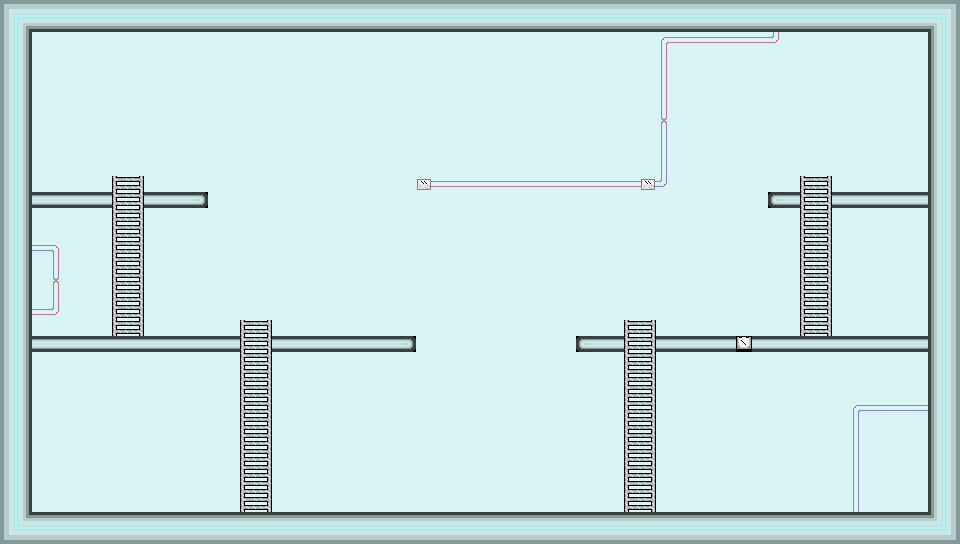

The image is a tile-based game level rendered from a .tmx file. Its description and source (layers, tilesets, objects; grid data summarised) follow:
An orthogonal 60x34 tile map with 16x16 px tiles, 2 tile layers (bg, echelles) and 6 objects (3x trigger, wall, bot_static, player).

<map version="1.0" orientation="orthogonal" renderorder="right-down" width="60" height="34" tilewidth="16" tileheight="16" nextobjectid="27">
 <tileset firstgid="1" name="Tilez" tilewidth="16" tileheight="16">
  <image source="tilez.png" width="1024" height="1024" />
 </tileset>
 <layer name="bg" width="60" height="34">
  <data>[2040 cells, 2040 non-empty, 46 distinct tile ids]</data>
 </layer>
 <layer name="echelles" width="60" height="34">
  <data>[2040 cells, 88 non-empty, 2 distinct tile ids]</data>
 </layer>
 <objectgroup name="Calque d'objets 1">
  <object id="16" name="exit" type="trigger" x="864" y="128" width="64" height="64">
   <properties>
    <property name="enabled" value="1" />
    <property name="hit_point" value="set_state credits" />
    <property name="point_x" value="32" />
    <property name="point_y" value="48" />
    <property name="sprite" value="assets/exit.png" />
   </properties>
  </object>
  <object id="17" name="alarm" type="trigger" x="752" y="192" width="16" height="16">
   <properties>
    <property name="anim_count" value="2" />
    <property name="anim_speed" value="20" />
    <property name="enabled" value="0" />
    <property name="sprite" value="assets/alarm.png" />
    <property name="tile_disable" value="2" />
    <property name="tile_enable" value="2" />
    <property name="tiles_x" value="2" />
    <property name="tiles_y" value="8" />
   </properties>
  </object>
  <object id="18" name="wall" type="wall" x="736" y="224" width="16" height="112">
   <properties>
    <property name="enabled" value="0" />
   </properties>
  </object>
  <object id="19" name="bot" type="bot_static" x="352" y="288" width="32" height="48">
   <properties>
    <property name="direction" value="1" />
    <property name="fov" value="20" />
    <property name="hack_disable" value="disable bot_static bot; disable wall wall; disable trigger alarm" />
    <property name="see_player" value="enable wall wall; enable trigger alarm" />
    <property name="sprite" value="assets/toutrobots.png" />
   </properties>
  </object>
  <object id="20" name="key1" type="trigger" x="48" y="160" width="32" height="32">
   <properties>
    <property name="hit_point" value="add_item deactivate; disable object key1" />
    <property name="point_x" value="16" />
    <property name="point_y" value="16" />
    <property name="sprite" value="assets/clef1.png" />
    <property name="tiles_x" value="1" />
    <property name="tiles_y" value="1" />
   </properties>
  </object>
  <object id="26" name="player" type="player" x="64" y="464" width="32" height="48" />
 </objectgroup>
</map>
